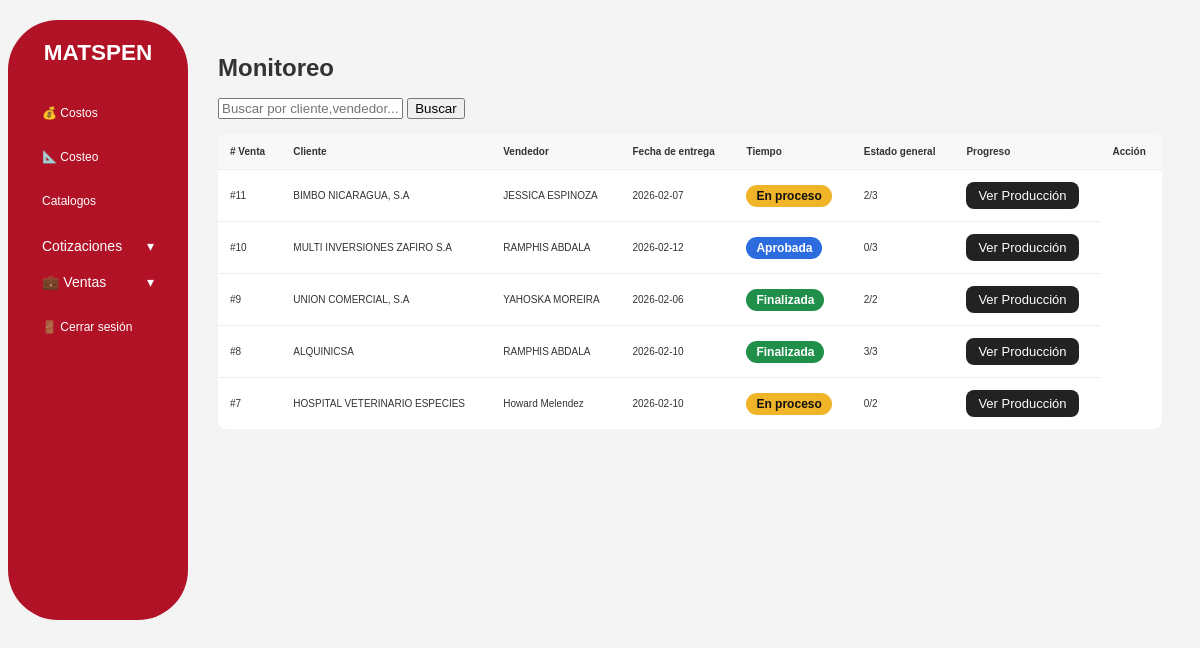
The app's page /ventas/monitoreo (signed in), older data.
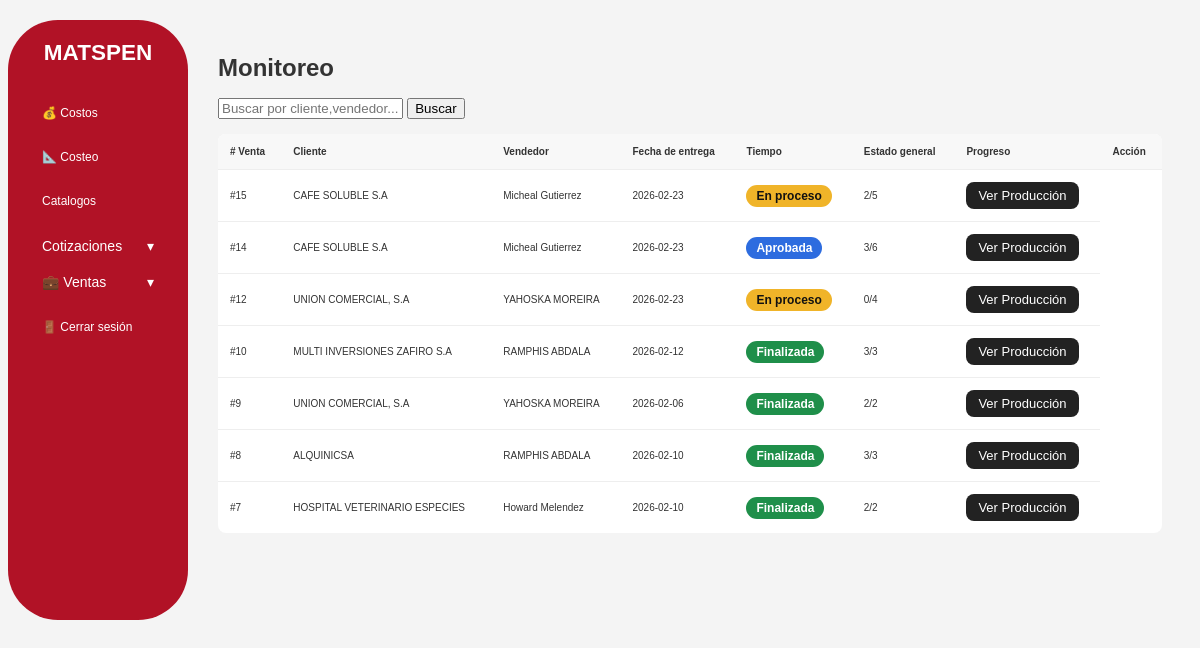
The same page, newer data.
### tables this page shows
CREATE TABLE ventas(id INTEGER PRIMARY KEY AUTOINCREMENT, fecha TEXT NOT NULL, vendedor TEXT NOT NULL, cliente TEXT NOT NULL, mont INTEGER NOT NULL, cotizacion TEXT NOT NULL, estado TEXT DEFAULT 'Aprobada');

### app.py (the view)
@app.route("/ventas/monitoreo")
def ventas_monitoreo():
    if "user_id" not in session:
        return redirect(url_for("login"))
    conn = get_db_connection()
    rows = conn.execute("""
        SELECT
          v.id,
          v.cliente,
          v.vendedor,
          v.fecha,
          v.estado AS estado_general,
          (SELECT COUNT(*) FROM produccion_lineas pl
            WHERE pl.venta_id = v.id AND pl.estado = 'listo') AS lineas_listas,
          (SELECT COUNT(*) FROM produccion_lineas pl
            WHERE pl.venta_id = v.id) AS total_lineas
        FROM ventas v
        ORDER BY v.id DESC
    """).fetchall()
    conn.close()
    return render_template("monitoreo.html", ventas=rows)

### database.py (called while the page is built)
def get_db_connection():
    conn = sqlite3.connect("database.db", timeout=10)
    conn.row_factory = sqlite3.Row
    return conn

### templates/monitoreo.html (shortened to what this page needs)
{% extends "base.html" %}
{% block content %}
<h1>Monitoreo</h1>
<form method="get" style="margin-bottom: 15px;">
    <input type="text" name="q" placeholder="Buscar por cliente,vendedor..." value="{{ request.args.get('q', '') }}">
    <button type="submit">
        Buscar
    </button>
</form>
<table>
    <thead class="table-head">
        <tr>
            <th># Venta</th>
            <th>Cliente</th>
            <th>Vendedor</th>
            <th>Fecha de entrega</th>
            <th>Tiempo</th>
            <th>Estado general</th>
            <th>Progreso</th>
            <th>Acción</th>
        </tr>
    </thead>
    <tbody>
        {% if ventas %}
            {% for v in ventas %}
            <tr>
                <td>#{{ v.id }}</td>
                <td>{{ v.cliente }}</td>
                <td>{{ v.vendedor }}</td>
                <td>{{ v.fecha if v.fecha else '_' }}
                </td>
                <td>
                    {% if v.estado_general == 'finalizada' %}
                        <span class="badge badge-ok">Finalizada</span>
                    {% elif v.estado_general == 'aprobada' %}
                        <span class="badge badge-info">Aprobada</span>
                    {% elif v.estado_general == 'en_proceso' %}
                        <span class="badge badge-warning">En proceso</span>
                    {% else %}
                        <span class="badge badge-muted">{{ v.estado_general }}</span>
                    {% endif %}
                </td>
                <td>
                    {{ v.lineas_listas }}/{{ v.total_lineas }}
                </td>
                <td>
                    <a href="{{ url_for('ventas_produccion', venta_id=v.id) }}"
                       style="
                           display:inline-block;
                           padding:6px 12px;
                           background:#222;
                           color:white;
                           border-radius:8px;
                           font-size:13px;
                       ">
                        Ver Producción
                    </a>
                </td>
            </tr>
            {% endfor %}
            {% else %}
                 <tr>
                <td colspan="7" style="text-align:center; padding:20px;">
                    No hay ventas para mostrar
                </td>
            </tr>
        {% endif %}
    </tbody>
</table>
{% endblock %}

Row changes from the older to the newer data that the page shows:
removed ventas: id "11", cliente "BIMBO NICARAGUA, S.A", vendedor "JESSICA ESPINOZA", fecha "2026-02-07", estado "En proceso", lineas_listas "2", total_lineas "3"
added ventas: id "15", cliente "CAFE SOLUBLE S.A", vendedor "Micheal Gutierrez", fecha "2026-02-23", estado "En proceso", lineas_listas "2", total_lineas "5"
added ventas: id "14", cliente "CAFE SOLUBLE S.A", vendedor "Micheal Gutierrez", fecha "2026-02-23", estado "Aprobada", lineas_listas "3", total_lineas "6"
added ventas: id "12", cliente "UNION COMERCIAL, S.A", vendedor "YAHOSKA MOREIRA", fecha "2026-02-23", estado "En proceso", lineas_listas "0", total_lineas "4"
changed ventas "MULTI INVERSIONES ZAFIRO S.A": lineas_listas "0" → "3"; estado "Aprobada" → "Finalizada"
changed ventas "HOSPITAL VETERINARIO ESPECIES": lineas_listas "0" → "2"; estado "En proceso" → "Finalizada"
